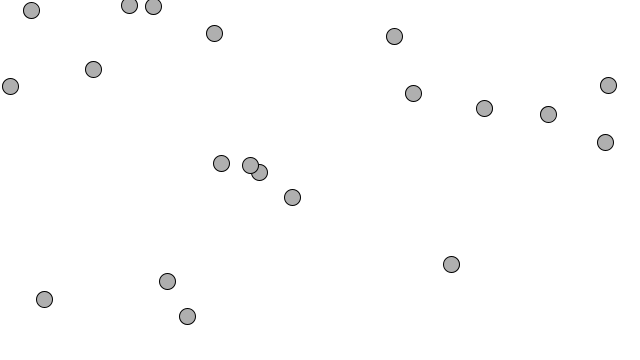
Frame 1 (no input)
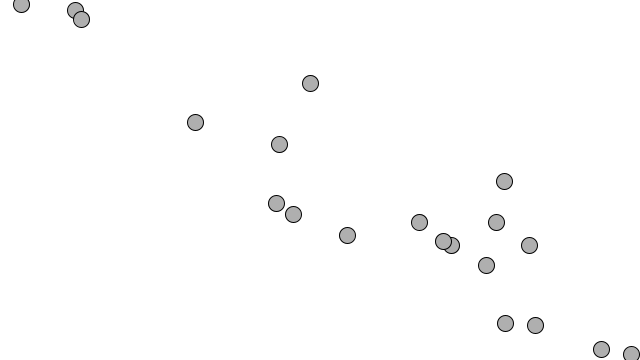
Frame 60 (the mouse pressed at the canvas centre just before this capture)
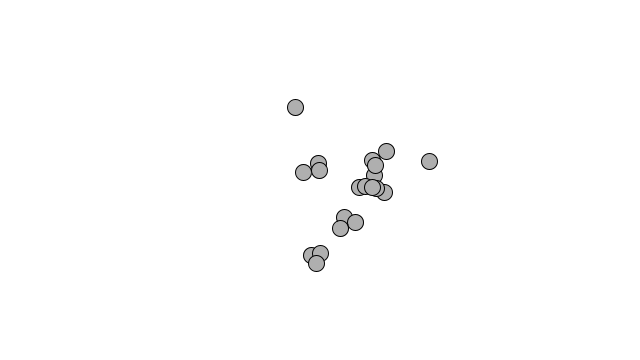
Frame 120 (the mouse held since frame 60 and released just before this capture)

The Processing sketch that drew these frames (run headless with seeded random() and noise(); from frame 60 on, the mouse is pressed at the canvas centre):

// Processing sketch: ejemplo1_11
// ── ejemplo1_11.pde
/* //<>//
 Ejemplo 1.11: Arreglo de movedores acelerando hacia el mouse
 The Nature of Code por Nathan Shiffman
 http://github.com/shiffman/the-Nature-of-Code
 
 La Naturaleza del Código
 traducido por Sergio Majluf, Nicolás Troncoso
 y estudiantes de Diseño UDD
 http://github.com/disenoudd/the-Nature-of-Code
 */
 
// Un arreglo de objetos
Movedor[] movedores = new Movedor[20];

void setup() {
  size(640, 360);
  background(255);
  for (int i = 0; i < movedores.length; i++) {
    // Inicializa cada objeto dentro del array.
    movedores[i] = new Movedor();
  }
}

void draw() {
  background(255);

  for (int i = 0; i < movedores.length; i++) {
    // Llama las funciones dentro de cada objeto en el array
    movedores[i].actualizar();
    movedores[i].revisarBordes();
    movedores[i].mostrar();
  }
}
// ── Caminante.pde
class Caminante {

  PVector posicion;
  PVector velocidad;
  PVector aceleracion;
  float veloMax;

  Caminante() {
    posicion = new PVector(random(width), random(height));
    velocidad = new PVector(0, 0);
    veloMax = 10;
  }

  void actualizar() {

    // Nuestro algoritmo para calcular la aceleración:
    // Encuentra el vector apuntando hacia el mouse.
    PVector mouse = new PVector(mouseX, mouseY);
    PVector dir = PVector.sub(mouse, posicion);

    // Normaliza
    dir.normalize();
    // Escala
    dir.mult(0.75);
    // Define aceleración
    aceleracion = dir;

    // Movimiento 101!
    // La velocidad cambia por la aceleración. 
    // La Posición cambia por la velocidad.

    velocidad.add(aceleracion);
    velocidad.limit(veloMax);
    posicion.add(velocidad);
  }

  // Mostrar el caminante
  void mostrar() {
    stroke(0);
    fill(175);
    ellipse(posicion.x, posicion.y, 16, 16);
  }

  // Qué hacer en los bordes
  void revisarBordes() {
    if (posicion.x > width) {
      posicion.x = 0;
    } else if (posicion.x < 0) {
      posicion.x = width;
    }

    if (posicion.y > height) {
      posicion.y = 0;
    } else if (posicion.y < 0) {
      posicion.y = height;
    }
  }
}
// ── Movedor.pde
class Movedor {

  PVector posicion;
  PVector velocidad;
  PVector aceleracion;
  float veloMax;

  Movedor() {
    posicion = new PVector(random(width), random(height));
    velocidad = new PVector(0, 0);
    veloMax = 10;
  }

  void actualizar() {

    // Nuestro algoritmo para calcular la aceleración:
    // Encuentra el vector apuntando hacia el mouse.
    PVector mouse = new PVector(mouseX, mouseY);
    PVector dir = PVector.sub(mouse, posicion);

    // Normaliza
    dir.normalize();
    // Escala
    dir.mult(0.75);
    // Define aceleración
    aceleracion = dir;

    // Movimiento 101!
    // La velocidad cambia por la aceleración. 
    // La Posición cambia por la velocidad.

    velocidad.add(aceleracion);
    velocidad.limit(veloMax);
    posicion.add(velocidad);
  }

  // Mostrar el Movedor
  void mostrar() {
    stroke(0);
    fill(175);
    ellipse(posicion.x, posicion.y, 16, 16);
  }

  // Qué hacer en los bordes
  void revisarBordes() {
    if (posicion.x > width) {
      posicion.x = 0;
    } else if (posicion.x < 0) {
      posicion.x = width;
    }

    if (posicion.y > height) {
      posicion.y = 0;
    } else if (posicion.y < 0) {
      posicion.y = height;
    }
  }
}
